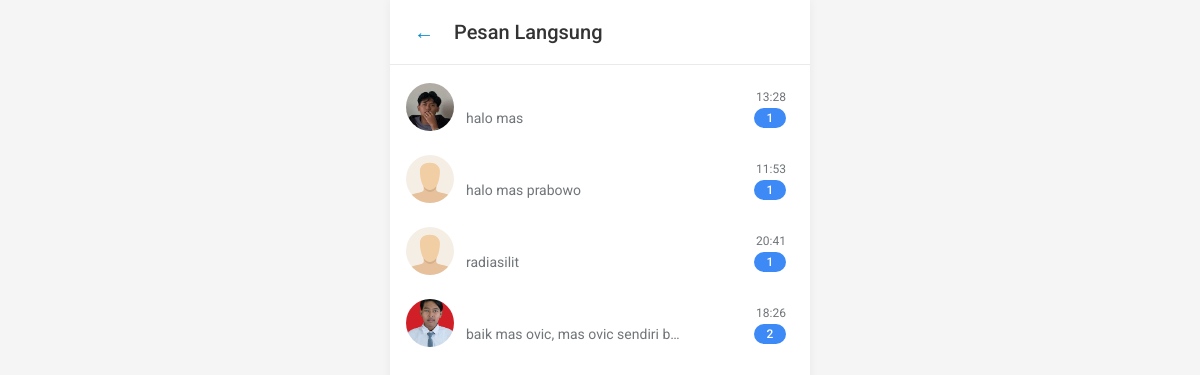
The app's page /messages.php (signed in) with its own data.
### tables this page shows
CREATE TABLE `users` (
  `id` int(11) NOT NULL,
  `name` varchar(100) NOT NULL,
  `username` varchar(50) NOT NULL,
  `email` varchar(100) NOT NULL,
  `photo` varchar(255) DEFAULT NULL,
  `password` varchar(255) NOT NULL,
  `full_name` varchar(100) DEFAULT NULL,
  `profile_picture` varchar(255) DEFAULT NULL,
  `bio` text DEFAULT NULL,
  `created_at` datetime DEFAULT current_timestamp(),
  `birthdate` date DEFAULT NULL,
  `work` varchar(255) DEFAULT NULL,
  `address` varchar(255) DEFAULT NULL,
  `last_active` datetime DEFAULT current_timestamp()
);

### messages.php (the view, shortened to what this page needs)
<?php
require_once 'config.php';
$my_id = $_SESSION['user']['id'];
$query = "
    SELECT u.id, u.full_name, u.username, u.photo,
           (SELECT message FROM messages
            WHERE (sender_id = u.id AND receiver_id = :me)
               OR (sender_id = :me AND receiver_id = u.id)
            ORDER BY created_at DESC LIMIT 1) AS last_message,
           (SELECT created_at FROM messages
            WHERE (sender_id = u.id AND receiver_id = :me)
               OR (sender_id = :me AND receiver_id = u.id)
            ORDER BY created_at DESC LIMIT 1) AS last_time,
           (SELECT COUNT(*) FROM messages
            WHERE sender_id = u.id AND receiver_id = :me AND is_read = 0) AS unread_count
    FROM users u
    WHERE u.id IN (
        SELECT f1.follower_id
        FROM followers f1
        JOIN followers f2 ON f1.follower_id = f2.user_id
        WHERE f1.user_id = :me AND f2.follower_id = :me
    )
    ORDER BY last_time DESC
";
$stmt = $db->prepare($query);
$stmt->execute(['me' => $my_id]);
$friends = $stmt->fetchAll(PDO::FETCH_ASSOC);
?>
<!DOCTYPE html>
<html lang="id">
<head>
</head>
<body>
<div class="container">
  <div class="header" style="display: flex; align-items: center; gap: 12px;">
  <a href="timeline.php" class="back-btn">←</a>
  <h2>Pesan Langsung</h2>
</div>
  <div class="chat-list">
    <?php if (count($friends) > 0): ?>
      <?php foreach ($friends as $friend):
        $img = (!empty($friend['photo']) && file_exists("img/uploads/" . $friend['photo']))
            ? "img/uploads/" . $friend['photo']
            : "img/default.svg";
        $last = $friend['last_message'] ?? 'Belum ada pesan';
        $time = $friend['last_time'] ? date('H:i', strtotime($friend['last_time'])) : '';
        $unread = $friend['unread_count'] ?? 0;
      ?>
      <div class="chat-card" onclick="window.location.href='chat.php?user_id=<?= $friend['id'] ?>&mark_as_read=1'">
        <div class="avatar-container">
          <img src="<?= htmlspecialchars($img) ?>" alt="Foto Profil" class="avatar">
          <a href="profilevisit.php?id=<?= $friend['id'] ?>" class="profile-link"></a>
        </div>
        <div class="chat-content">
          <div class="chat-header">
            <div class="chat-time"><?= $time ?></div>
          </div>
          <div class="chat-preview">
            <div class="chat-message">
              <?= htmlspecialchars($last) ?>
            </div>
            <?php if ($unread > 0): ?>
              <div class="unread-badge"><?= $unread ?></div>
            <?php endif; ?>
          </div>
        </div>
      </div>
      <?php endforeach; ?>
    <?php endif; ?>
  </div>
</div>
</body>
</html>

### messages.php (style rules this page uses)
:root { --primary-bg: #ffffff; --secondary-bg: #f5f5f5; --accent-color: #0088cc; --accent-light: #e6f3ff; --text-primary: #333333; --text-secondary: #707579; --unread-badge: #3d8af7; --card-shadow: 0 1px 1px rgba(0,0,0,0.08); --card-hover: 0 2px 4px rgba(0,0,0,0.1); }
body { margin: 0; font-family: 'Roboto', sans-serif; background-color: var(--secondary-bg); color: var(--text-primary); padding: 0; }
.container { max-width: 420px; margin: 0 auto; background-color: var(--primary-bg); height: 100vh; box-shadow: 0 0 10px rgba(0,0,0,0.05); }
.header { padding: 16px; background-color: var(--primary-bg); border-bottom: 1px solid #eaeaea; text-align: center; position: sticky; top: 0; z-index: 10; }
.header h2 { margin: 0; font-size: 20px; font-weight: 500; }
.chat-list { padding: 8px 0; }
.chat-card { display: flex; align-items: center; padding: 10px 16px; position: relative; transition: background-color 0.2s; cursor: pointer; }
.chat-card .avatar-container { position: relative; margin-right: 12px; }
.chat-card .avatar { width: 48px; height: 48px; border-radius: 50%; object-fit: cover; flex-shrink: 0; }
.profile-link { position: absolute; top: 0; left: 0; width: 100%; height: 100%; z-index: 5; }
.chat-content { flex: 1; min-width: 0; padding-right: 8px; }
.chat-header { display: flex; justify-content: space-between; align-items: center; margin-bottom: 4px; }
.chat-time { font-size: 12px; color: var(--text-secondary); flex-shrink: 0; margin-left: 8px; }
.chat-preview { display: flex; align-items: center; }
.chat-message { font-size: 14px; color: var(--text-secondary); white-space: nowrap; overflow: hidden; text-overflow: ellipsis; max-width: 220px; }
.unread-badge { background-color: var(--unread-badge); color: white; font-size: 12px; font-weight: 500; border-radius: 16px; min-width: 20px; height: 20px; display: flex; align-items: center; justify-content: center; padding: 0 6px; margin-left: auto; }
.back-btn { font-size: 20px; color: var(--accent-color); text-decoration: none; padding: 4px 8px; border-radius: 6px; transition: background-color 0.2s; }

### records on screen
users: photo (picture), time "13:28", last "halo mas", unread "1"
users: photo (placeholder picture), time "11:53", last "halo mas prabowo", unread "1"
users: photo (placeholder picture), time "20:41", last "radiasilit", unread "1"
users: photo (picture), time "18:26", last "baik mas ovic, mas ovic sendiri b…", unread "2"
